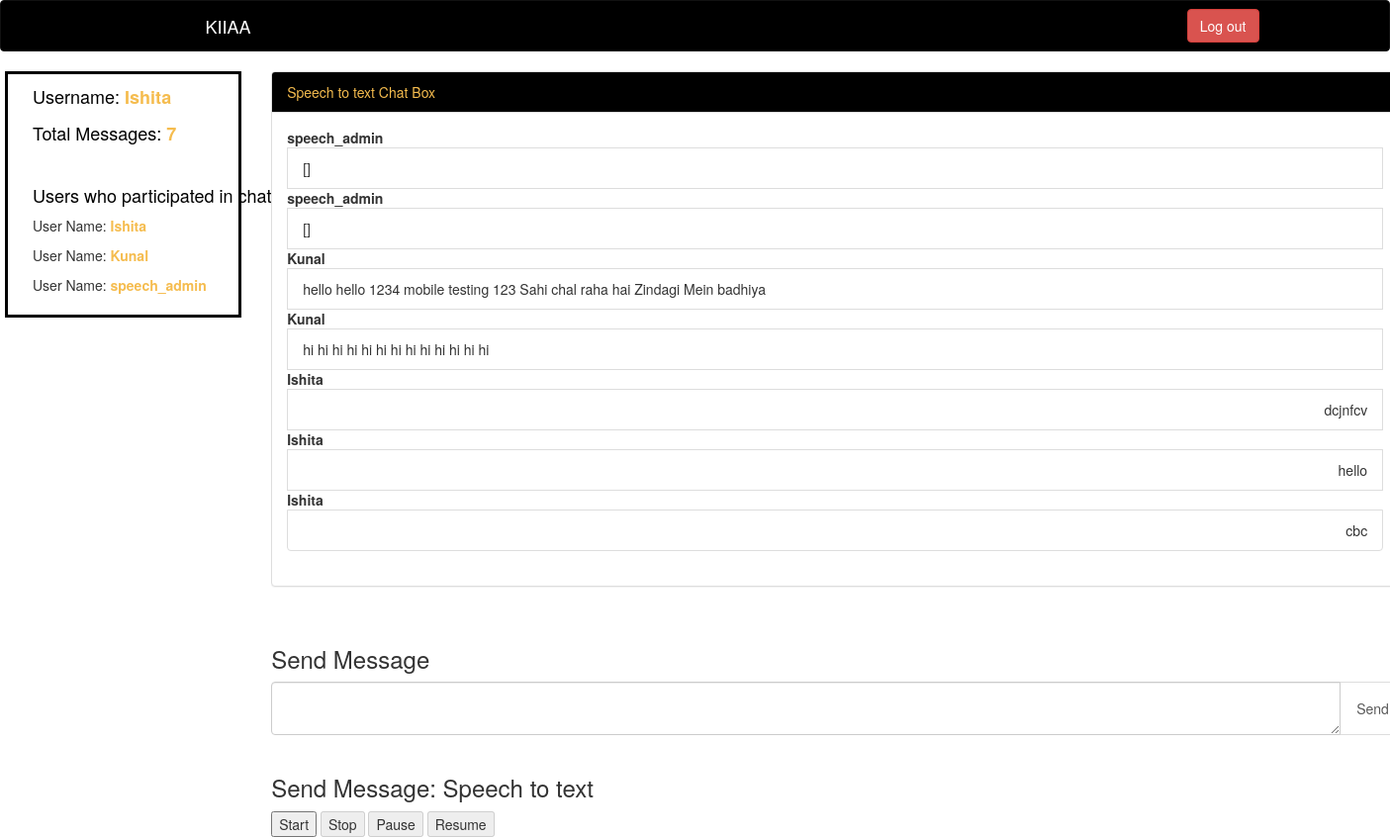
The page / (signed in) on the database its author committed.
### chat/models.py (models this page shows, shortened)
class Chat(models.Model):
    created = models.DateTimeField(auto_now_add=True)
    message = models.CharField(max_length=255)
    user = models.ForeignKey(User, related_name="messages" ,on_delete=models.CASCADE)

### chat/views.py (the view, shortened to what this page needs)
# urls.py: path('', views.home, name='home'),
def home(request):
    chats = Chat.objects.all()
    all_users = User.objects.filter(messages__isnull=False).distinct()
    ctx = {
        'home': 'active',
        'chat': chats,
        'allusers': all_users
    }
    if request.user.is_authenticated:
        return render(request, 'chat.html', ctx)

### templates/chat.html (shortened to what this page needs)
{% extends 'base.html' %}
{% block content %}
    <div class="row">
        <div class="col-lg-2" style="margin-left: 20px; padding: 10px ; border: solid rgb(0, 0, 0)">
        <div class="container" >
        {% if user.is_authenticated %}
            <p style="color: black; font-size: 18px">
                    Username: <b style="color: #f5bc4e;">{{ user.username }}</b>
            </p>
            <p style="color: black; font-size: 18px">
                    Total Messages:  <b style="color: #f5bc4e;">{{ chat|length }}</b>
            </p>
            <br>
            <h5 style="color: black; font-size: 18px">
                Users who participated in chat
            </h5>
            {% for obj in allusers %}
                <p>
                    User Name:  <b style="color: #f5bc4e;">{{ obj.username }}</b>
                </p>
            {% endfor %}
        {% endif %}
        </div>
      </div>
        <div class="col-lg-8">
        <div class="container">
            <div id="chat-body" class="panel panel-default">
                <div class="panel-heading" style="color: #f5bc4e; background: black">Speech to text Chat Box</div>
                <div id="msg-list-div" class="panel-body">
                    <ul id="msg-list" class="list-group">
                        {% for obj in chat %}
                            <b>{{ obj.user }}</b>
                            {% if obj.user == request.user %}
                                <li class="text-right list-group-item">{{ obj.message }}</li>
                            {% else %}
                                <li class="text-left list-group-item">{{ obj.message }}</li>
                            {% endif %}
                        {% empty %}
                            <li class="text-right list-group-item">No messages yet!</li>
                        {% endfor %}
                    </ul>
                </div>
            </div>
            <br>
            <h3> Send Message </h3>
            <form id="chat-form" method="post" action="{% url 'chat:post' %}" >
                <div id="chat-bottom" class="input-group">
                    <textarea id="chat-msg" name="chat-msg" class="form-control" />
                    </textarea>
                    <span class="input-group-btn">
                    <input class="btn btn-default" id="send" type="submit" style="color: rgb(0, 0, 0); padding: 16px" value="Send"/>
                </span>
                </div>
            </form>
            <article>
            <section class="experiment" >
                <br>
                <h3>
                    Send Message: Speech to text
                </h3>
                <button id="start-recording">Start</button>
                <button id="stop-recording" disabled>Stop</button>
                <button id="pause-recording" disabled>Pause</button>
                <button id="resume-recording" disabled>Resume</button>
            </section>
        </article>
        </div>
        </div>
    </div>
{% endblock content %}

### static/chat/css/style.css (style rules this page uses)
body, html { min-height: 100%; }
body { background: rgba(222,219,222,1); background: -moz-linear-gradient(top, rgba(222,219,222,1) 0%, rgba(222,219,222,1) 45%, rgba(235,162,99,1) 77%, rgba(235,162,99,1) 100%); background: -webkit-gradient(left top, left bottom, color-stop(0%, rgba(222,219,222,1)), color-stop(45%, rgba(222,219,222,1)), color-stop(77%, rgba(235,162,99,1)), color-stop(100%, rgba(235,162,99,1))); background: -webkit-linear-gradient(top, rgba(222,219,222,1) 0%, rgba(222,219,222,1) 45%, rgba(235,162,99,1) 77%, rgba(235,162,99,1) 100%); background: -o-linear-gradient(top, rgba(222,219,222,1) 0%, rgba(222,219,222,1) 45%, rgba(235,162,99,1) 77%, rgba(235,162,99,1) 100%); background: -ms-linear-gradient(top, rgba(222,219,222,1) 0%, rgba(222,219,222,1) 45%, rgba(235,162,99,1) 77%, rgba(235,162,99,1) 100%); background: linear-gradient(to bottom, rgba(222,219,222,1) 0%, rgba(222,219,222,1) 45%, rgba(235,162,99,1) 77%, rgba(235,162,99,1) 100%); }
.panel-body { overflow-y: scroll; height: 20%; }

### templates/base.html (style rules this page uses)
input { border: 1px solid rgb(255, 255, 255); border-radius: 3px; font-size: 1em; outline: none; padding: .2em .4em; width: 60px; text-align: center; }

### rows shown on the page
Chat: user "speech_admin", message "[]"
Chat: user "speech_admin", message "[]"
Chat: user "Kunal", message "hello hello 1234 mobile testing 123 Sahi chal raha hai Zindagi Mein badhiya"
Chat: user "Kunal", message "hi hi hi hi hi hi hi hi hi hi hi hi hi"
Chat: user "Ishita", message "dcjnfcv"
Chat: user "Ishita", message "hello"
Chat: user "Ishita", message "cbc"

### other values the page prints
{{ user.username }} "Ishita"
{{ chat|length }} "7"
{{ obj.username }} "Ishita"
{{ obj.username }} "Kunal"
{{ obj.username }} "speech_admin"
